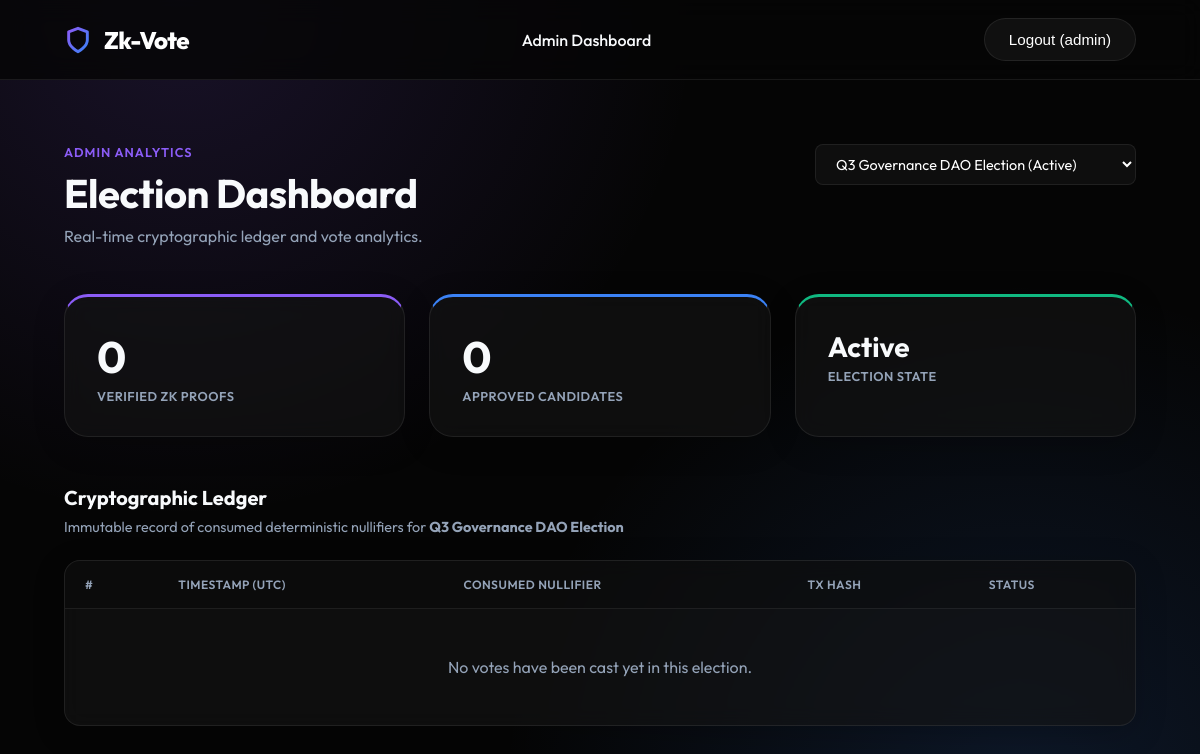
The app's page /api/voting/admin_dashboard/ (signed in) with its own data.
### voting/models.py (models this page shows, shortened)
class Election(models.Model):
    title = models.CharField(max_length=200)
    description = models.TextField()
    registration_start = models.DateTimeField()
    registration_end = models.DateTimeField()
    election_start = models.DateTimeField()
    election_end = models.DateTimeField()
    is_active = models.BooleanField(default=False)
    created_at = models.DateTimeField(auto_now_add=True)
    @property
    def status(self):
        now = timezone.now()
        if now < self.registration_start:
            return "Upcoming"
        elif self.registration_start <= now <= self.registration_end:
            return "Registration Open"
        elif self.registration_end < now < self.election_start:
            return "Pending Election"
        elif self.election_start <= now <= self.election_end:
            return "Active"
        else:
            return "Ended"

### voting/views.py (the view)
# urls.py: path('admin_dashboard/', views.admin_dashboard, name='admin_dashboard'),
@login_required
def admin_dashboard(request):
    if not request.user.is_superuser:
        return redirect('voter_dashboard')
    elections = Election.objects.all()
    selected_id = request.GET.get('election_id')
    if selected_id:
        selected_election = get_object_or_404(Election, id=selected_id)
    else:
        selected_election = elections.first()
    ledgers = (
        VoteLedger.objects
        .filter(election=selected_election)
        .order_by('-timestamp')
        if selected_election else []
    )
    candidate_votes = []
    total_votes = VoteLedger.objects.filter(election=selected_election).count() if selected_election else 0
    if selected_election:
        for candidate in selected_election.candidates.filter(is_approved=True):
            count = VoteLedger.objects.filter(election=selected_election, candidate=candidate).count()
            pct = (count / total_votes * 100) if total_votes > 0 else 0
            candidate_votes.append({
                'name': candidate.user.username,
                'count': count,
                'pct': pct
            })
    return render(request, 'voting/admin_dashboard.html', {
        'elections': elections,
        'selected_election': selected_election,
        'ledgers': ledgers,
        'candidate_votes': candidate_votes,
        'total_votes': total_votes,
    })

### voting/templates/voting/admin_dashboard.html (shortened to what this page needs)
{% extends "voting/layout.html" %}
{% block content %}
<div class="page-header">
    <div>
        <p class="text-primary" style="font-weight: 600; text-transform: uppercase; letter-spacing: 1px; margin-bottom: 0.5rem; font-size: 0.8rem;">Admin Analytics</p>
        <h1>Election Dashboard</h1>
        <p class="text-muted" style="font-size: 1rem;">Real-time cryptographic ledger and vote analytics.</p>
    </div>
    <form method="GET" action="{% url 'admin_dashboard' %}">
        <select name="election_id" class="election-selector" onchange="this.form.submit()">
            {% for election in elections %}
                <option value="{{ election.id }}" {% if selected_election.id == election.id %}selected{% endif %}>
                    {{ election.title }} ({{ election.status }})
                </option>
            {% endfor %}
        </select>
    </form>
</div>
{% if selected_election %}
<div class="metrics-row">
    <div class="glass-card metric-card">
        <div class="metric-value">{{ total_votes }}</div>
        <div class="metric-label">Verified ZK Proofs</div>
    </div>
    <div class="glass-card metric-card border-top-secondary">
        <div class="metric-value">{{ selected_election.candidates.count }}</div>
        <div class="metric-label">Approved Candidates</div>
    </div>
    <div class="glass-card metric-card border-top-success">
        <div class="metric-value" style="font-size: 1.75rem;">{{ selected_election.status }}</div>
        <div class="metric-label">Election State</div>
    </div>
</div>
<h2 style="font-size: 1.25rem; font-weight: 700; margin-bottom: 0.5rem;">Cryptographic Ledger</h2>
<p class="text-muted" style="margin-bottom: 1.5rem; font-size: 0.9rem;">
    Immutable record of consumed deterministic nullifiers for <strong>{{ selected_election.title }}</strong>
</p>
<div class="glass-card" style="padding: 0; overflow: hidden; border-radius: 1rem;">
    <table class="data-table">
        <thead>
            <tr>
                <th>#</th>
                <th>Timestamp (UTC)</th>
                <th>Consumed Nullifier</th>
                <th>Tx Hash</th>
                <th>Status</th>
            </tr>
        </thead>
        <tbody>
            {% for ledger in ledgers %}
            <tr>
                <td class="text-muted">{{ forloop.counter }}</td>
                <td>{{ ledger.timestamp|date:"Y-m-d H:i:s" }}</td>
                <td><span class="hash-badge">{{ ledger.nullifier_hash|slice:":18" }}…</span></td>
                <td><span class="tx-link">{{ ledger.tx_hash|slice:":18" }}…</span></td>
                <td><span class="text-success" style="font-weight: 600; font-size: 0.85rem;">✓ Verified</span></td>
            </tr>
            {% empty %}
            <tr>
                <td colspan="5" class="text-muted" style="text-align: center; padding: 3rem;">
                    No votes have been cast yet in this election.
                </td>
            </tr>
            {% endfor %}
        </tbody>
    </table>
</div>
{% else %}
<p class="text-muted">No elections found. Create one via the Django admin panel.</p>
{% endif %}
{% endblock %}

### voting/templates/voting/layout.html (shortened to what this page needs)
<!DOCTYPE html>
<html lang="en">
<head>
</head>
<body>
    <nav class="top-nav">
        <a href="{% url 'landing' %}" class="brand">
            Zk-Vote
        </a>
        <div class="nav-center">
            {% if request.user.is_authenticated %}
                {% if request.user.is_superuser %}
                    <a href="{% url 'admin_dashboard' %}" class="{% if request.resolver_match.url_name == 'admin_dashboard' %}active{% endif %}">Admin Dashboard</a>
                {% else %}
                    <a href="{% url 'voter_dashboard' %}" class="{% if request.resolver_match.url_name == 'voter_dashboard' %}active{% endif %}">Active Elections</a>
                {% endif %}
            {% else %}
                <a href="#">Technology</a>
                <a href="#">Whitepaper</a>
                <a href="#">GitHub</a>
            {% endif %}
        </div>
        <div class="nav-right">
            {% if request.user.is_authenticated %}
                <form action="{% url 'logout' %}" method="post" style="margin: 0;">
                    <button type="submit" class="btn-secondary">Logout ({{ request.user.username }})</button>
                </form>
            {% else %}
                <a href="{% url 'login' %}" class="btn-primary">Sign In</a>
            {% endif %}
        </div>
    </nav>
    <main class="main-content">
        {% block content %}{% endblock %}
    </main>
</body>
</html>

### voting/templates/voting/layout.html (style rules this page uses)
:root { --bg-color: #050505; --surface-color: rgba(20, 20, 20, 0.6); --surface-hover: rgba(40, 40, 40, 0.8); --primary: #8b5cf6; --primary-glow: rgba(139, 92, 246, 0.4); --secondary: #3b82f6; --text-main: #f8fafc; --text-muted: #94a3b8; --border: rgba(255, 255, 255, 0.08); --success: #10b981; }
* { box-sizing: border-box; margin: 0; padding: 0; }
body { font-family: 'Outfit', sans-serif; background-color: var(--bg-color); color: var(--text-main); min-height: 100vh; display: flex; flex-direction: column; background-image: radial-gradient(circle at 15% 0%, rgba(139, 92, 246, 0.15), transparent 40%), radial-gradient(circle at 85% 100%, rgba(59, 130, 246, 0.15), transparent 40%); background-attachment: fixed; }
.top-nav { width: 100%; height: 80px; display: flex; align-items: center; justify-content: space-between; padding: 0 4rem; border-bottom: 1px solid var(--border); background: rgba(5, 5, 5, 0.8); backdrop-filter: blur(12px); position: fixed; top: 0; z-index: 100; }
.brand { font-size: 1.5rem; font-weight: 800; display: flex; align-items: center; gap: 0.75rem; color: white; text-decoration: none; letter-spacing: -0.5px; }
.nav-center { display: flex; gap: 2rem; }
.nav-center a { color: var(--text-muted); text-decoration: none; font-weight: 500; font-size: 1rem; transition: color 0.2s; }
.nav-center a:hover, .nav-center a.active { color: var(--text-main); }
.nav-right { display: flex; align-items: center; gap: 1.5rem; }
.btn-secondary { background: rgba(255, 255, 255, 0.05); color: white; border: 1px solid var(--border); padding: 0.75rem 1.5rem; border-radius: 2rem; font-weight: 500; font-size: 0.95rem; cursor: pointer; transition: all 0.3s ease; text-decoration: none; }
.main-content { margin-top: 80px; padding: 4rem; flex: 1; width: 100%; max-width: 1400px; margin-left: auto; margin-right: auto; }
.glass-card { background: var(--surface-color); border: 1px solid var(--border); border-radius: 1.5rem; padding: 2rem; backdrop-filter: blur(10px); box-shadow: 0 8px 32px rgba(0,0,0,0.2); transition: transform 0.3s ease, border-color 0.3s ease; }
.text-primary { color: var(--primary); }
.text-muted { color: var(--text-muted); }
.border-top-secondary { border-top-color: var(--secondary) !important; }
.border-top-success { border-top-color: var(--success) !important; }

### voting/templates/voting/admin_dashboard.html (style rules this page uses)
.page-header { display: flex; justify-content: space-between; align-items: flex-start; margin-bottom: 3rem; gap: 2rem; }
.page-header h1 { font-size: 2.5rem; font-weight: 700; margin-bottom: 0.5rem; letter-spacing: -0.5px; }
.election-selector { padding: 0.6rem 1rem; background: var(--surface-color); border: 1px solid var(--border); color: white; border-radius: 0.5rem; font-family: inherit; font-size: 0.9rem; cursor: pointer; }
.metrics-row { display: grid; grid-template-columns: repeat(auto-fit, minmax(250px, 1fr)); gap: 1.5rem; margin-bottom: 3rem; }
.metric-card { padding: 2rem; position: relative; overflow: hidden; border-top: 3px solid var(--primary); }
.metric-value { font-size: 2.75rem; font-weight: 700; margin-bottom: 0.25rem; }
.metric-label { color: var(--text-muted); text-transform: uppercase; font-size: 0.8rem; font-weight: 600; letter-spacing: 0.5px; }
.data-table { width: 100%; border-collapse: collapse; }
.data-table th, .data-table td { padding: 1rem 1.25rem; text-align: left; border-bottom: 1px solid var(--border); }
.data-table th { color: var(--text-muted); font-weight: 600; font-size: 0.75rem; text-transform: uppercase; letter-spacing: 0.5px; background: rgba(0,0,0,0.2); }
.data-table tr:last-child td { border-bottom: none; }

### records on screen
Election: candidates.count "0", status "Active", title "Q3 Governance DAO Election"

### other values on screen
{{ request.user.username }} "admin"
{{ total_votes }} "0"
form field election_id "Q3 Governance DAO Election (Active)"
